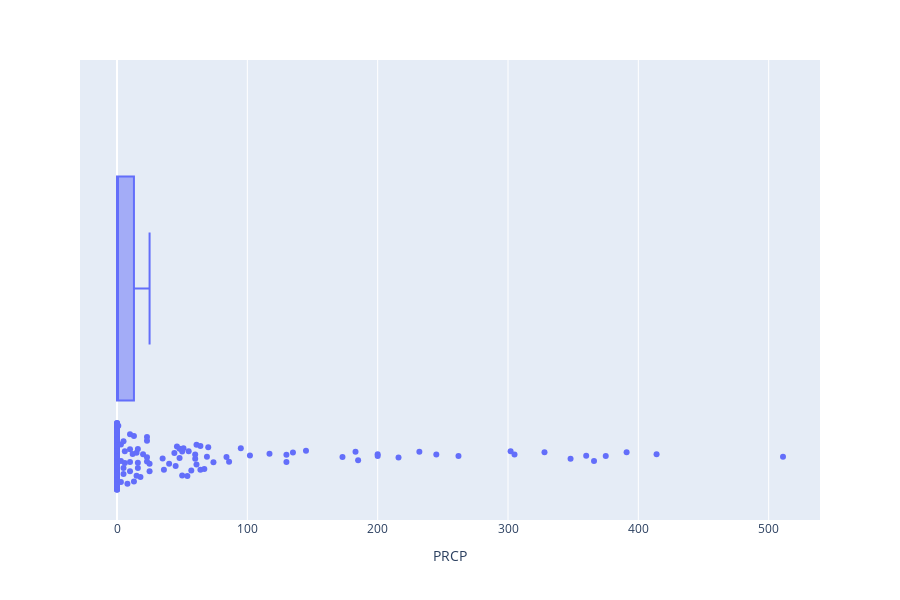

Notebook code cell kept with this figure:
### Code cell
weather_box=px.box(weather, x="PRCP", points='all', orientation='h')
weather_box.show()

### Figure 1 — Plotly figure (JSON) as saved in the notebook; plotly's stock layout.template omitted (floating-point values rounded to 4 significant figures; data arrays with more than 128 entries replaced by an {"elided": "..."} marker saying what was removed)
{"data": [{"alignmentgroup": "True", "boxpoints": "all", "hoverlabel": {"namelength": 0}, "hovertemplate": "PRCP=%{x}", "legendgroup": "", "marker": {"color": "#636efa"}, "name": "", "notched": false, "offsetgroup": "", "orientation": "h", "showlegend": false, "type": "box", "x": {"elided": "267 str values"}, "x0": " ", "xaxis": "x", "y0": " ", "yaxis": "y"}], "layout": {"boxmode": "group", "height": 600, "legend": {"tracegroupgap": 0}, "margin": {"t": 60}, "xaxis": {"anchor": "y", "domain": [0, 1], "title": {"text": "PRCP"}}, "yaxis": {"anchor": "x", "domain": [0, 1]}}}
